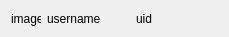
<?xml version="1.0" encoding="UTF-8"?>
<ui version="4.0">
 <class>contactMassage</class>
 <widget class="QWidget" name="contactMassage">
  <property name="geometry">
   <rect>
    <x>0</x>
    <y>0</y>
    <width>229</width>
    <height>37</height>
   </rect>
  </property>
  <property name="windowTitle">
   <string>Form</string>
  </property>
  <layout class="QHBoxLayout" name="horizontalLayout_2">
   <item>
    <layout class="QHBoxLayout" name="horizontalLayout">
     <item>
      <widget class="QLabel" name="label">
       <property name="maximumSize">
        <size>
         <width>30</width>
         <height>30</height>
        </size>
       </property>
       <property name="text">
        <string>image</string>
       </property>
       <property name="scaledContents">
        <bool>true</bool>
       </property>
      </widget>
     </item>
     <item>
      <widget class="QLabel" name="nameLabel">
       <property name="text">
        <string>username</string>
       </property>
       <property name="scaledContents">
        <bool>true</bool>
       </property>
      </widget>
     </item>
     <item>
      <widget class="QLabel" name="uidLabel">
       <property name="text">
        <string>uid</string>
       </property>
      </widget>
     </item>
    </layout>
   </item>
  </layout>
 </widget>
 <resources/>
 <connections/>
</ui>
